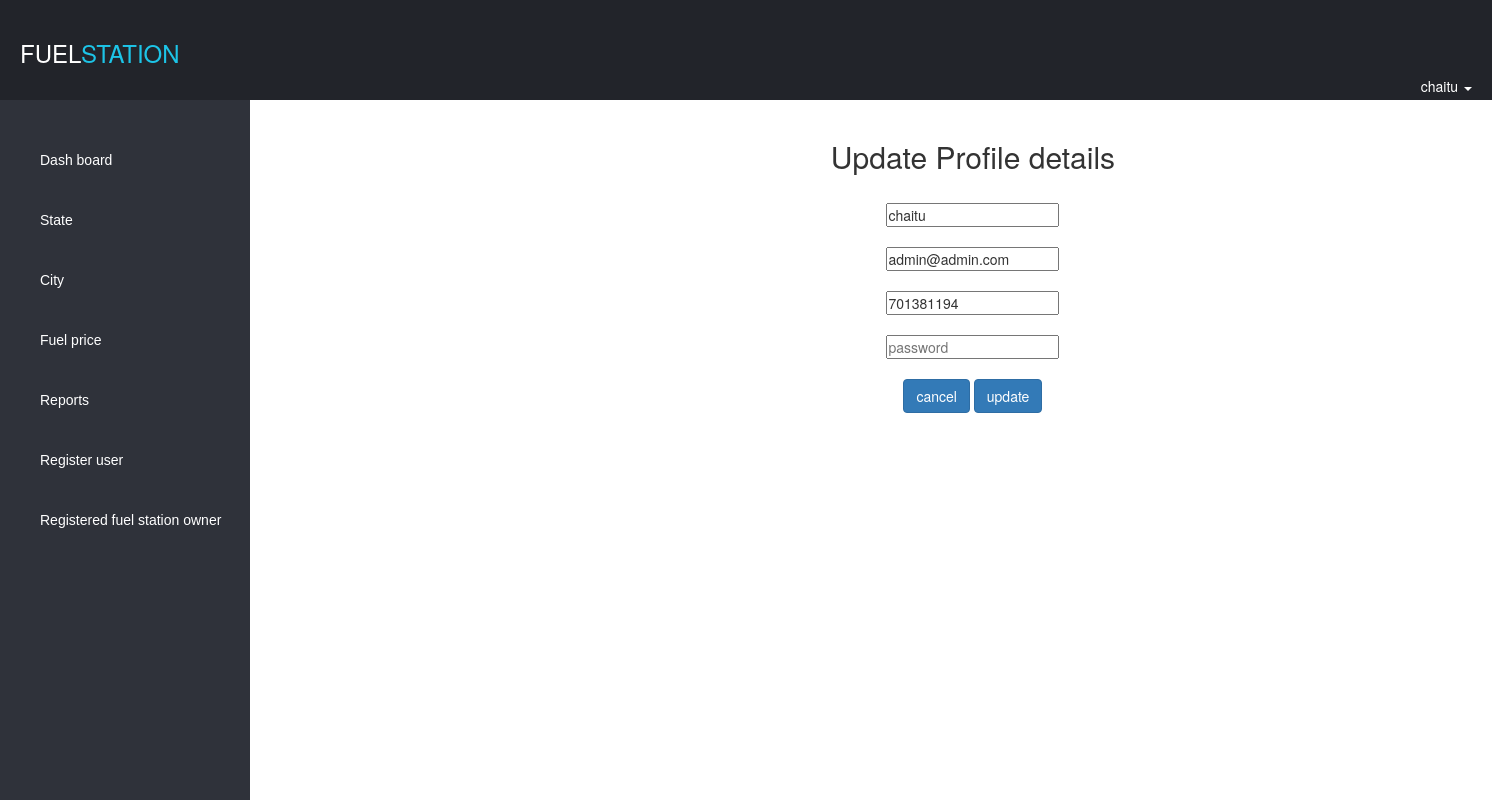
The page /admin/updateprofil.php (signed in) on the database its author committed.
### tables this page shows
CREATE TABLE `users` (
  `id` int(11) NOT NULL,
  `user_name` varchar(100) DEFAULT NULL,
  `fuelstation_name` varchar(256) NOT NULL,
  `phone_number` bigint(20) NOT NULL,
  `email` varchar(100) DEFAULT NULL,
  `password` varchar(256) DEFAULT NULL,
  `account_type` enum('ADMIN','USER','FUEL_OWNERS','FUEL_STATION') DEFAULT NULL,
  `created_at` datetime NOT NULL DEFAULT current_timestamp()
);

### admin/updateprofil.php (the view, shortened to what this page needs)
<?php
include 'header.php';
$data =null;
$id= $_SESSION['id'];
if(isset($id) && $id !=''){
    $sql = "SELECT * FROM `users` WHERE `id` = $id";
    $res = mysqli_query($conn,$sql);
    $data = mysqli_fetch_assoc($res);
}
?>
<div class="right " style="padding-right: 20px">
    <div class="container" style="text-align: center">
    <h2>Update Profile details</h2><br>
        <form action="" method="post" name="profile">
            <input class="form-group-sm" type="text" id="username" name="username" placeholder="user name" value="<?=$data['user_name']?>"><br><br>
            <input class="form-group-sm" type="text" id="email" name="email" placeholder="email" value="<?=$data['email']?>"><br><br>
            <input class="form-group-sm" type="tel" id="contactnumber" name="contactnumber" placeholder="mobile number" value="<?=$data['phone_number']?>"><br><br>
            <input class="form-group-sm" type="password" id="password" name="password" placeholder="password" ><br><br>
            <a href="dashboard.php" class="btn btn-primary">cancel</a> <button type="submit" name="submit"  class="btn btn-primary">update</button>
        </form>
    </div>
</div>

### assets/dashboard.css (style rules this page uses)
* { margin:auto; padding:0px; }
body { margin:0px; }
.right { width:74%; margin-top:120px; float:right; text-align: center; }

### rows shown on the page
users: username "chaitu", email "admin@admin.com", contactnumber "701381194"

### other values the page prints
$user_name "chaitu"
